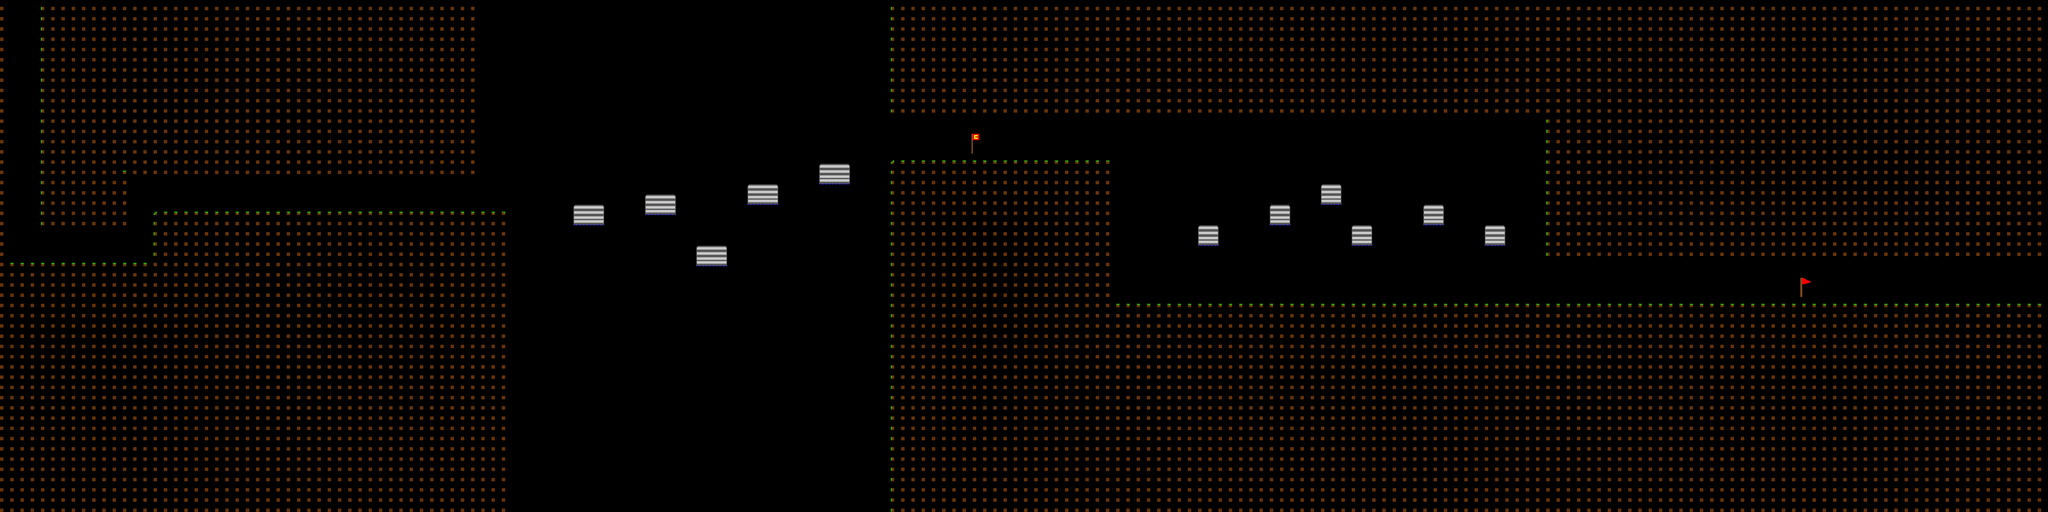

A level layout from a 2D game, rendered from its tile map. Below: a short description, then the map file with tile-grid data replaced by summaries:
An orthogonal 200x50 tile map with 48x48 px tiles, 3 tile layers (Tile Layer 1, checkpoint, finish), 6 tilesets and 4 objects.

<map version="1.5" tiledversion="1.7.0" orientation="orthogonal" renderorder="right-down" width="200" height="50" tilewidth="48" tileheight="48" infinite="0" nextlayerid="6" nextobjectid="5">
 <tileset firstgid="1" source="ground.tsx" />
 <tileset firstgid="50" source="float.tsx" />
 <tileset firstgid="59" source="checkpoint.tsx" />
 <tileset firstgid="61" source="finish.tsx" />
 <tileset firstgid="63" source="../coolant.tsx" />
 <tileset firstgid="64" source="../power cell.tsx" />
 <layer id="1" name="Tile Layer 1" width="200" height="50">
  <data>[10000 cells, 6890 non-empty, 18 distinct tile ids]</data>
 </layer>
 <objectgroup id="4" name="power">
  <object id="2" gid="64" x="2204" y="958" width="48" height="48" />
  <object id="3" gid="64" x="6236" y="868" width="48" height="48" />
  <object id="4" gid="64" x="4750" y="716" width="48" height="48" />
 </objectgroup>
 <objectgroup id="5" name="coolant">
  <object id="1" gid="63" x="2302" y="956" width="48" height="48" />
 </objectgroup>
 <layer id="2" name="checkpoint" width="200" height="50">
  <data>[10000 cells, 2 non-empty, 2 distinct tile ids]</data>
 </layer>
 <layer id="3" name="finish" width="200" height="50">
  <data>[10000 cells, 2 non-empty, 2 distinct tile ids]</data>
 </layer>
</map>